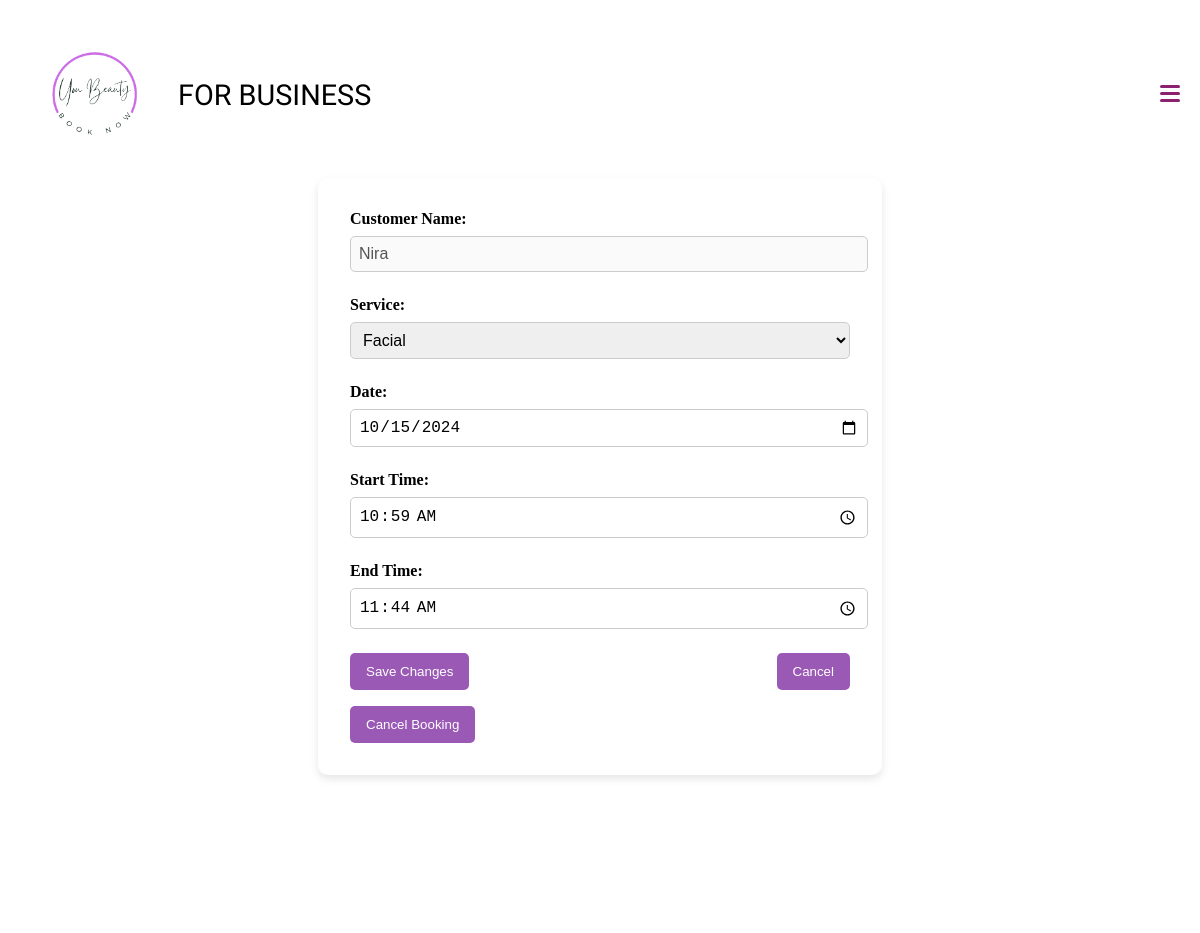
Page /accounts/business_booking/edit/4/ on the committed database.
### customers/models.py (models this page shows, shortened)
class Booking(models.Model):
    customer = models.ForeignKey(Customer, on_delete=models.CASCADE)
    salon_service = models.ForeignKey('salons.SalonService', on_delete=models.CASCADE)
    date = models.DateField()
    start_time = models.TimeField()
    end_time = models.TimeField()
    is_cancelled = models.BooleanField(default=False)

class Customer(models.Model):
    user = models.OneToOneField('auth.User', on_delete=models.CASCADE)
    phone_number = models.CharField(max_length=20)
    profile_photo = models.ImageField(upload_to='profile_photos/', blank=True, null=True)

### salons/models.py (models this page shows, shortened)
class SalonService(models.Model):
    salon = models.ForeignKey(SalonInfo, on_delete=models.CASCADE)
    service = models.ForeignKey(Service, on_delete=models.CASCADE)
    price = models.DecimalField(max_digits=10, decimal_places=2)
    duration = models.DurationField()
    description = models.TextField(blank=True, null=True)

class Service(models.Model):
    service_name = models.CharField(max_length=255)

### accounts/views.py (the view, shortened to what this page needs)
# urls.py: path('business_booking/edit/<int:booking_id>/', views.business_edit_booking, name='business_edit_booking'),
def business_edit_booking(request, booking_id):
    booking = get_object_or_404(Booking, id=booking_id)
    services = SalonService.objects.filter(salon=booking.salon_service.salon)
    context = {
        'booking': booking,
        'services': services,
    }
    return render(request, 'business_edit_booking.html', context)

### accounts/context_processors.py (called while the page is built, shortened)
def global_variable(request):
    is_authenticated_customer = False
    is_authenticated_salon_owner = False
    current_user = request.user
    print(f"{current_user} is authenticated salon_owner: {is_authenticated_salon_owner}")
    return {
        "is_authenticated_customer": is_authenticated_customer,
        "is_authenticated_salon_owner": is_authenticated_salon_owner,
    }

### templates/business_edit_booking.html (shortened to what this page needs)
{% extends "business_base.html" %}
{% load static %}
{% block content %}
{% block extra_css %}
    <link rel="stylesheet" type="text/css" href="{% static 'css/business_edit_booking.css' %}">
{% endblock %}
<div class="container">
    <div class="edit-booking-box">
        <form method="post">
            <div class="form-group">
                <label for="customer">Customer Name:</label>
                <input type="text" id="customer" name="customer" value="{{ booking.customer.user.username }}" readonly disabled>
            </div>
            <div class="form-group">
                <label for="service">Service:</label>
                <select id="service" name="service" required>
                    {% for service in services %}
                        <option value="{{ service.id }}" {% if service == booking.salon_service %}selected{% endif %}>
                            {{ service.service.service_name }}
                        </option>
                    {% endfor %}
                </select>
            </div>
            <div class="form-group">
                <label for="date">Date:</label>
                <input type="date" id="date" name="date" value="{{ booking.date|date:"Y-m-d" }}" required>
            </div>
            <div class="form-group">
                <label for="start_time">Start Time:</label>
                <input type="time" id="start_time" name="start_time" value="{{ booking.start_time|time:"H:i" }}" required>
            </div>
            <div class="form-group">
                <label for="end_time">End Time:</label>
                <input type="time" id="end_time" name="end_time" value="{{ booking.end_time|time:"H:i" }}" required>
            </div>
            <div class="form-actions">
                <button type="submit" class="save-button">Save Changes</button>
                <button type="button" class="cancel-button" onclick="window.location.href='{% url 'business_profile_calendar' %}'">Cancel</button>
            </div>
        </form>
        <form method="post" style="margin-top: 1rem;">
            <button type="submit" name="cancel_booking" class="cancel-booking-button">Cancel Booking</button>
        </form>
    </div>
</div>
{% endblock %}

### static/css/business.css (style rules this page uses)
:root { --bar-width: 20px; --bar-height: 3px; --hamburger-gap: 4px; --background: #8A226F; --animation-timing: 200ms ease-in-out; }

### static/css/business_edit_booking.css (style rules this page uses)
.container { display: flex; justify-content: center; align-items: center; min-height: 50vh; }
.container .edit-booking-box { background-color: white; border-radius: 10px; box-shadow: 0 4px 8px rgba(0, 0, 0, 0.1); padding: 2rem; max-width: 500px; width: 90%; margin: 0 auto; z-index: 10; }
.form-group { margin-bottom: 1.5rem; }
.form-group label { display: block; font-weight: bold; margin-bottom: 0.5rem; }
.form-group input, .form-group select { width: 100%; padding: 0.5rem; font-size: 1rem; border: 1px solid #ccc; border-radius: 5px; }
.form-actions { display: flex; justify-content: space-between; margin-top: 1rem; }
.save-button, .cancel-button, .cancel-booking-button { background-color: #9b59b6; color: white; padding: 0.7rem 1rem; border: none; border-radius: 5px; cursor: pointer; }

### rows in the picture
Booking: customer "Nira", service "Facial", date "10/15/2024", start_time "10:59", end_time "11:44"
